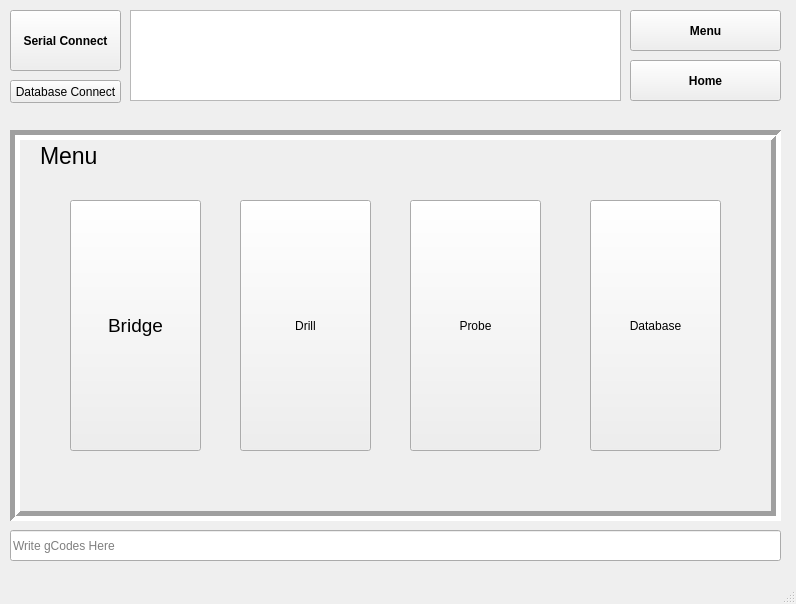
<?xml version="1.0" encoding="UTF-8"?>
<ui version="4.0">
 <class>MainWindow</class>
 <widget class="QMainWindow" name="MainWindow">
  <property name="geometry">
   <rect>
    <x>0</x>
    <y>0</y>
    <width>796</width>
    <height>604</height>
   </rect>
  </property>
  <property name="windowTitle">
   <string>Gandalf</string>
  </property>
  <property name="styleSheet">
   <string notr="true"/>
  </property>
  <widget class="QWidget" name="centralwidget">
   <property name="autoFillBackground">
    <bool>false</bool>
   </property>
   <widget class="QPushButton" name="pushButton">
    <property name="geometry">
     <rect>
      <x>10</x>
      <y>10</y>
      <width>111</width>
      <height>61</height>
     </rect>
    </property>
    <property name="font">
     <font>
      <weight>75</weight>
      <bold>true</bold>
     </font>
    </property>
    <property name="text">
     <string>Serial Connect</string>
    </property>
   </widget>
   <widget class="QTextBrowser" name="textBrowser">
    <property name="geometry">
     <rect>
      <x>130</x>
      <y>10</y>
      <width>491</width>
      <height>91</height>
     </rect>
    </property>
    <property name="font">
     <font>
      <pointsize>8</pointsize>
     </font>
    </property>
   </widget>
   <widget class="QPushButton" name="MenuButton">
    <property name="geometry">
     <rect>
      <x>630</x>
      <y>10</y>
      <width>151</width>
      <height>41</height>
     </rect>
    </property>
    <property name="font">
     <font>
      <weight>75</weight>
      <bold>true</bold>
     </font>
    </property>
    <property name="text">
     <string>Menu</string>
    </property>
   </widget>
   <widget class="QStackedWidget" name="stackedWidget">
    <property name="geometry">
     <rect>
      <x>10</x>
      <y>130</y>
      <width>771</width>
      <height>391</height>
     </rect>
    </property>
    <property name="styleSheet">
     <string notr="true"/>
    </property>
    <property name="frameShape">
     <enum>QFrame::Box</enum>
    </property>
    <property name="frameShadow">
     <enum>QFrame::Sunken</enum>
    </property>
    <property name="lineWidth">
     <number>5</number>
    </property>
    <property name="currentIndex">
     <number>0</number>
    </property>
    <widget class="QWidget" name="HomePage">
     <widget class="QPushButton" name="BridgeButton">
      <property name="geometry">
       <rect>
        <x>50</x>
        <y>60</y>
        <width>131</width>
        <height>251</height>
       </rect>
      </property>
      <property name="font">
       <font>
        <family>MS Shell Dlg 2</family>
        <pointsize>14</pointsize>
        <weight>50</weight>
        <italic>false</italic>
        <bold>false</bold>
       </font>
      </property>
      <property name="styleSheet">
       <string notr="true">font: 14pt &quot;MS Shell Dlg 2&quot;;</string>
      </property>
      <property name="text">
       <string>Bridge</string>
      </property>
     </widget>
     <widget class="QPushButton" name="DrillButton">
      <property name="geometry">
       <rect>
        <x>220</x>
        <y>60</y>
        <width>131</width>
        <height>251</height>
       </rect>
      </property>
      <property name="styleSheet">
       <string notr="true">font: 14pt &quot;MS Shell Dlg 2&quot;;</string>
      </property>
      <property name="text">
       <string>Drill</string>
      </property>
     </widget>
     <widget class="QPushButton" name="ProbeButton">
      <property name="geometry">
       <rect>
        <x>390</x>
        <y>60</y>
        <width>131</width>
        <height>251</height>
       </rect>
      </property>
      <property name="styleSheet">
       <string notr="true">font: 14pt &quot;MS Shell Dlg 2&quot;;</string>
      </property>
      <property name="text">
       <string>Probe</string>
      </property>
     </widget>
     <widget class="QPushButton" name="DatabaseButton">
      <property name="geometry">
       <rect>
        <x>570</x>
        <y>60</y>
        <width>131</width>
        <height>251</height>
       </rect>
      </property>
      <property name="styleSheet">
       <string notr="true">font: 14pt &quot;MS Shell Dlg 2&quot;;</string>
      </property>
      <property name="text">
       <string>Database</string>
      </property>
     </widget>
     <widget class="QLabel" name="label_5">
      <property name="geometry">
       <rect>
        <x>20</x>
        <y>0</y>
        <width>101</width>
        <height>31</height>
       </rect>
      </property>
      <property name="font">
       <font>
        <family>MS Shell Dlg 2</family>
        <pointsize>17</pointsize>
        <weight>50</weight>
        <italic>false</italic>
        <bold>false</bold>
        <underline>false</underline>
       </font>
      </property>
      <property name="styleSheet">
       <string notr="true"/>
      </property>
      <property name="text">
       <string>Menu</string>
      </property>
     </widget>
    </widget>
    <widget class="QWidget" name="Bridgepage">
     <widget class="QPushButton" name="HomeXButton">
      <property name="geometry">
       <rect>
        <x>30</x>
        <y>70</y>
        <width>131</width>
        <height>111</height>
       </rect>
      </property>
      <property name="text">
       <string>HomeX</string>
      </property>
     </widget>
     <widget class="QPushButton" name="SpeedXButton">
      <property name="geometry">
       <rect>
        <x>30</x>
        <y>200</y>
        <width>131</width>
        <height>111</height>
       </rect>
      </property>
      <property name="text">
       <string>SpeedTesX</string>
      </property>
     </widget>
     <widget class="QPushButton" name="SpinEButton">
      <property name="geometry">
       <rect>
        <x>190</x>
        <y>230</y>
        <width>191</width>
        <height>81</height>
       </rect>
      </property>
      <property name="text">
       <string>SpinE</string>
      </property>
     </widget>
     <widget class="QPushButton" name="HomeZUButton">
      <property name="geometry">
       <rect>
        <x>410</x>
        <y>70</y>
        <width>131</width>
        <height>111</height>
       </rect>
      </property>
      <property name="text">
       <string>HomeZup</string>
      </property>
     </widget>
     <widget class="QPushButton" name="HomeZDButton">
      <property name="geometry">
       <rect>
        <x>410</x>
        <y>200</y>
        <width>131</width>
        <height>111</height>
       </rect>
      </property>
      <property name="text">
       <string>HomeZdown</string>
      </property>
     </widget>
     <widget class="QLabel" name="label">
      <property name="geometry">
       <rect>
        <x>20</x>
        <y>0</y>
        <width>101</width>
        <height>31</height>
       </rect>
      </property>
      <property name="font">
       <font>
        <pointsize>17</pointsize>
       </font>
      </property>
      <property name="text">
       <string>Bridge</string>
      </property>
     </widget>
     <widget class="QPushButton" name="ProbePinsButton">
      <property name="geometry">
       <rect>
        <x>190</x>
        <y>140</y>
        <width>191</width>
        <height>81</height>
       </rect>
      </property>
      <property name="text">
       <string>Probe Pins</string>
      </property>
     </widget>
     <widget class="QProgressBar" name="progressBar">
      <property name="geometry">
       <rect>
        <x>190</x>
        <y>113</y>
        <width>191</width>
        <height>20</height>
       </rect>
      </property>
      <property name="autoFillBackground">
       <bool>false</bool>
      </property>
      <property name="value">
       <number>-1</number>
      </property>
      <property name="alignment">
       <set>Qt::AlignCenter</set>
      </property>
      <property name="format">
       <string>%vs</string>
      </property>
     </widget>
     <widget class="QDialogButtonBox" name="buttonBox">
      <property name="geometry">
       <rect>
        <x>-260</x>
        <y>170</y>
        <width>156</width>
        <height>23</height>
       </rect>
      </property>
      <property name="standardButtons">
       <set>QDialogButtonBox::Cancel|QDialogButtonBox::Ok</set>
      </property>
     </widget>
     <widget class="QTextBrowser" name="probeBrowser">
      <property name="geometry">
       <rect>
        <x>190</x>
        <y>70</y>
        <width>191</width>
        <height>31</height>
       </rect>
      </property>
     </widget>
     <widget class="QLineEdit" name="BridgeSN">
      <property name="geometry">
       <rect>
        <x>560</x>
        <y>70</y>
        <width>161</width>
        <height>31</height>
       </rect>
      </property>
      <property name="font">
       <font>
        <pointsize>10</pointsize>
       </font>
      </property>
      <property name="placeholderText">
       <string>Enter Serial Number</string>
      </property>
     </widget>
     <widget class="QPushButton" name="BPassButton">
      <property name="geometry">
       <rect>
        <x>650</x>
        <y>240</y>
        <width>81</width>
        <height>41</height>
       </rect>
      </property>
      <property name="text">
       <string>PASS</string>
      </property>
     </widget>
     <widget class="QPushButton" name="BSaveButton">
      <property name="geometry">
       <rect>
        <x>560</x>
        <y>240</y>
        <width>81</width>
        <height>41</height>
       </rect>
      </property>
      <property name="text">
       <string>Save</string>
      </property>
     </widget>
     <widget class="QLabel" name="label_4">
      <property name="geometry">
       <rect>
        <x>560</x>
        <y>100</y>
        <width>41</width>
        <height>31</height>
       </rect>
      </property>
      <property name="font">
       <font>
        <pointsize>10</pointsize>
        <weight>75</weight>
        <bold>true</bold>
       </font>
      </property>
      <property name="text">
       <string>Errors:</string>
      </property>
     </widget>
     <widget class="QLineEdit" name="Bridgeother">
      <property name="geometry">
       <rect>
        <x>560</x>
        <y>210</y>
        <width>161</width>
        <height>21</height>
       </rect>
      </property>
      <property name="placeholderText">
       <string>Specify Error</string>
      </property>
     </widget>
     <widget class="QCheckBox" name="xlim_checkBox">
      <property name="enabled">
       <bool>true</bool>
      </property>
      <property name="geometry">
       <rect>
        <x>560</x>
        <y>140</y>
        <width>81</width>
        <height>18</height>
       </rect>
      </property>
      <property name="text">
       <string>X-Lim Switch</string>
      </property>
      <property name="checkable">
       <bool>false</bool>
      </property>
      <property name="checked">
       <bool>false</bool>
      </property>
      <property name="tristate">
       <bool>true</bool>
      </property>
     </widget>
     <widget class="QCheckBox" name="probepins_checkBox">
      <property name="geometry">
       <rect>
        <x>560</x>
        <y>170</y>
        <width>70</width>
        <height>18</height>
       </rect>
      </property>
      <property name="text">
       <string>Probe Pins</string>
      </property>
      <property name="checkable">
       <bool>false</bool>
      </property>
      <property name="tristate">
       <bool>true</bool>
      </property>
     </widget>
     <widget class="QCheckBox" name="zaxis_checkBox">
      <property name="geometry">
       <rect>
        <x>660</x>
        <y>140</y>
        <width>70</width>
        <height>18</height>
       </rect>
      </property>
      <property name="text">
       <string>Z-Axis</string>
      </property>
      <property name="checkable">
       <bool>false</bool>
      </property>
      <property name="tristate">
       <bool>true</bool>
      </property>
     </widget>
     <widget class="QCheckBox" name="spine_checkBox">
      <property name="geometry">
       <rect>
        <x>660</x>
        <y>170</y>
        <width>70</width>
        <height>18</height>
       </rect>
      </property>
      <property name="text">
       <string>Spin E</string>
      </property>
      <property name="checkable">
       <bool>false</bool>
      </property>
      <property name="tristate">
       <bool>true</bool>
      </property>
     </widget>
     <widget class="QPushButton" name="clearB_Button">
      <property name="geometry">
       <rect>
        <x>560</x>
        <y>290</y>
        <width>171</width>
        <height>21</height>
       </rect>
      </property>
      <property name="text">
       <string>Clear Fields</string>
      </property>
     </widget>
    </widget>
    <widget class="QWidget" name="page_3">
     <widget class="QLabel" name="label_2">
      <property name="geometry">
       <rect>
        <x>20</x>
        <y>0</y>
        <width>101</width>
        <height>31</height>
       </rect>
      </property>
      <property name="font">
       <font>
        <pointsize>17</pointsize>
       </font>
      </property>
      <property name="text">
       <string>Drill</string>
      </property>
     </widget>
     <widget class="QSlider" name="MotorSpeedSlider">
      <property name="geometry">
       <rect>
        <x>40</x>
        <y>290</y>
        <width>261</width>
        <height>20</height>
       </rect>
      </property>
      <property name="singleStep">
       <number>10</number>
      </property>
      <property name="sliderPosition">
       <number>0</number>
      </property>
      <property name="orientation">
       <enum>Qt::Horizontal</enum>
      </property>
      <property name="invertedControls">
       <bool>false</bool>
      </property>
     </widget>
     <widget class="QPushButton" name="SpinMotorButton">
      <property name="geometry">
       <rect>
        <x>40</x>
        <y>180</y>
        <width>261</width>
        <height>91</height>
       </rect>
      </property>
      <property name="text">
       <string>SpinMotor</string>
      </property>
     </widget>
     <widget class="QPushButton" name="SetDrillButton">
      <property name="geometry">
       <rect>
        <x>40</x>
        <y>80</y>
        <width>261</width>
        <height>91</height>
       </rect>
      </property>
      <property name="text">
       <string>SetDrillPos</string>
      </property>
     </widget>
     <widget class="QPushButton" name="FullRunOutButton">
      <property name="geometry">
       <rect>
        <x>390</x>
        <y>40</y>
        <width>321</width>
        <height>91</height>
       </rect>
      </property>
      <property name="text">
       <string>Full RunOut</string>
      </property>
     </widget>
     <widget class="QLabel" name="label_6">
      <property name="geometry">
       <rect>
        <x>150</x>
        <y>320</y>
        <width>71</width>
        <height>16</height>
       </rect>
      </property>
      <property name="text">
       <string>Motor Speed</string>
      </property>
     </widget>
     <widget class="QPushButton" name="RunOutButton">
      <property name="geometry">
       <rect>
        <x>390</x>
        <y>140</y>
        <width>151</width>
        <height>51</height>
       </rect>
      </property>
      <property name="text">
       <string>Runout</string>
      </property>
     </widget>
     <widget class="QPushButton" name="NoiseButton">
      <property name="geometry">
       <rect>
        <x>560</x>
        <y>140</y>
        <width>151</width>
        <height>51</height>
       </rect>
      </property>
      <property name="text">
       <string>Noise</string>
      </property>
     </widget>
     <widget class="QPushButton" name="DSaveButton">
      <property name="geometry">
       <rect>
        <x>390</x>
        <y>270</y>
        <width>151</width>
        <height>41</height>
       </rect>
      </property>
      <property name="text">
       <string>Save</string>
      </property>
     </widget>
     <widget class="QCheckBox" name="noise_checkBox">
      <property name="geometry">
       <rect>
        <x>410</x>
        <y>240</y>
        <width>70</width>
        <height>21</height>
       </rect>
      </property>
      <property name="text">
       <string>Noise</string>
      </property>
      <property name="checkable">
       <bool>false</bool>
      </property>
      <property name="tristate">
       <bool>true</bool>
      </property>
     </widget>
     <widget class="QLineEdit" name="Drillother">
      <property name="geometry">
       <rect>
        <x>560</x>
        <y>240</y>
        <width>141</width>
        <height>21</height>
       </rect>
      </property>
      <property name="placeholderText">
       <string>Specify error</string>
      </property>
     </widget>
     <widget class="QLabel" name="label_7">
      <property name="geometry">
       <rect>
        <x>530</x>
        <y>200</y>
        <width>61</width>
        <height>21</height>
       </rect>
      </property>
      <property name="font">
       <font>
        <pointsize>10</pointsize>
        <weight>75</weight>
        <bold>true</bold>
       </font>
      </property>
      <property name="text">
       <string>Error:</string>
      </property>
     </widget>
     <widget class="QPushButton" name="DPassButton">
      <property name="geometry">
       <rect>
        <x>560</x>
        <y>270</y>
        <width>151</width>
        <height>41</height>
       </rect>
      </property>
      <property name="text">
       <string>Pass</string>
      </property>
     </widget>
     <widget class="QPushButton" name="clearD_Button">
      <property name="geometry">
       <rect>
        <x>440</x>
        <y>320</y>
        <width>231</width>
        <height>31</height>
       </rect>
      </property>
      <property name="text">
       <string>Clear Fields</string>
      </property>
     </widget>
     <widget class="QCheckBox" name="badrunout_checkBox">
      <property name="geometry">
       <rect>
        <x>410</x>
        <y>220</y>
        <width>91</width>
        <height>21</height>
       </rect>
      </property>
      <property name="text">
       <string>Bad Runout</string>
      </property>
      <property name="checkable">
       <bool>false</bool>
      </property>
      <property name="tristate">
       <bool>true</bool>
      </property>
     </widget>
     <widget class="QLabel" name="label_8">
      <property name="geometry">
       <rect>
        <x>560</x>
        <y>220</y>
        <width>47</width>
        <height>14</height>
       </rect>
      </property>
      <property name="text">
       <string>Other:</string>
      </property>
     </widget>
    </widget>
    <widget class="QWidget" name="page_4">
     <widget class="QLabel" name="label_3">
      <property name="geometry">
       <rect>
        <x>20</x>
        <y>0</y>
        <width>101</width>
        <height>31</height>
       </rect>
      </property>
      <property name="font">
       <font>
        <pointsize>17</pointsize>
       </font>
      </property>
      <property name="text">
       <string>Probe</string>
      </property>
     </widget>
     <widget class="QTextBrowser" name="Probe_textBrowser">
      <property name="geometry">
       <rect>
        <x>580</x>
        <y>130</y>
        <width>131</width>
        <height>31</height>
       </rect>
      </property>
     </widget>
     <widget class="QLabel" name="probedisplacement_label">
      <property name="geometry">
       <rect>
        <x>420</x>
        <y>120</y>
        <width>131</width>
        <height>31</height>
       </rect>
      </property>
      <property name="font">
       <font>
        <pointsize>10</pointsize>
        <weight>75</weight>
        <bold>true</bold>
        <underline>false</underline>
        <kerning>true</kerning>
       </font>
      </property>
      <property name="text">
       <string>Probe Displacement:</string>
      </property>
     </widget>
     <widget class="QPushButton" name="TestProbe_Button">
      <property name="geometry">
       <rect>
        <x>30</x>
        <y>120</y>
        <width>371</width>
        <height>191</height>
       </rect>
      </property>
      <property name="text">
       <string>Test Probe</string>
      </property>
     </widget>
     <widget class="QPushButton" name="ProbeSave_Button">
      <property name="geometry">
       <rect>
        <x>420</x>
        <y>240</y>
        <width>291</width>
        <height>71</height>
       </rect>
      </property>
      <property name="text">
       <string>Save</string>
      </property>
     </widget>
     <widget class="QLineEdit" name="Probeother">
      <property name="geometry">
       <rect>
        <x>420</x>
        <y>200</y>
        <width>291</width>
        <height>31</height>
       </rect>
      </property>
      <property name="placeholderText">
       <string>Specify error</string>
      </property>
     </widget>
     <widget class="QLabel" name="label_9">
      <property name="geometry">
       <rect>
        <x>420</x>
        <y>160</y>
        <width>91</width>
        <height>31</height>
       </rect>
      </property>
      <property name="font">
       <font>
        <pointsize>10</pointsize>
        <weight>75</weight>
        <bold>true</bold>
       </font>
      </property>
      <property name="text">
       <string>Other Error:</string>
      </property>
     </widget>
     <widget class="QCheckBox" name="ProbeRecord_checkBox">
      <property name="geometry">
       <rect>
        <x>40</x>
        <y>80</y>
        <width>141</width>
        <height>31</height>
       </rect>
      </property>
      <property name="font">
       <font>
        <weight>75</weight>
        <bold>true</bold>
       </font>
      </property>
      <property name="text">
       <string>Record Measurments</string>
      </property>
     </widget>
    </widget>
    <widget class="QWidget" name="page_5">
     <widget class="QLabel" name="DBlabel">
      <property name="geometry">
       <rect>
        <x>20</x>
        <y>0</y>
        <width>101</width>
        <height>31</height>
       </rect>
      </property>
      <property name="font">
       <font>
        <pointsize>17</pointsize>
       </font>
      </property>
      <property name="text">
       <string>Database</string>
      </property>
     </widget>
     <widget class="QPushButton" name="ExtractButton">
      <property name="geometry">
       <rect>
        <x>630</x>
        <y>110</y>
        <width>111</width>
        <height>161</height>
       </rect>
      </property>
      <property name="text">
       <string>Extract Info</string>
      </property>
     </widget>
     <widget class="QPushButton" name="SaveButton">
      <property name="geometry">
       <rect>
        <x>630</x>
        <y>280</y>
        <width>111</width>
        <height>81</height>
       </rect>
      </property>
      <property name="text">
       <string>Save</string>
      </property>
     </widget>
     <widget class="QPushButton" name="SearchButton">
      <property name="geometry">
       <rect>
        <x>200</x>
        <y>70</y>
        <width>81</width>
        <height>31</height>
       </rect>
      </property>
      <property name="text">
       <string>Search Data</string>
      </property>
     </widget>
     <widget class="QTableView" name="tableView">
      <property name="geometry">
       <rect>
        <x>10</x>
        <y>110</y>
        <width>611</width>
        <height>211</height>
       </rect>
      </property>
     </widget>
     <widget class="QRadioButton" name="VoneRButton">
      <property name="geometry">
       <rect>
        <x>20</x>
        <y>40</y>
        <width>61</width>
        <height>18</height>
       </rect>
      </property>
      <property name="text">
       <string>V-one</string>
      </property>
     </widget>
     <widget class="QRadioButton" name="BridgeRButton">
      <property name="geometry">
       <rect>
        <x>80</x>
        <y>40</y>
        <width>61</width>
        <height>18</height>
       </rect>
      </property>
      <property name="text">
       <string>Bridge</string>
      </property>
     </widget>
     <widget class="QLineEdit" name="Searchline">
      <property name="geometry">
       <rect>
        <x>10</x>
        <y>70</y>
        <width>181</width>
        <height>31</height>
       </rect>
      </property>
      <property name="placeholderText">
       <string>Write Serial Number Here</string>
      </property>
     </widget>
     <widget class="QPushButton" name="ViewGraphButton">
      <property name="geometry">
       <rect>
        <x>290</x>
        <y>70</y>
        <width>81</width>
        <height>31</height>
       </rect>
      </property>
      <property name="text">
       <string>View Graph</string>
      </property>
     </widget>
     <widget class="QLineEdit" name="sqlline">
      <property name="geometry">
       <rect>
        <x>10</x>
        <y>330</y>
        <width>611</width>
        <height>31</height>
       </rect>
      </property>
      <property name="text">
       <string/>
      </property>
      <property name="placeholderText">
       <string>Write mysql Commands Here</string>
      </property>
     </widget>
    </widget>
   </widget>
   <widget class="QPushButton" name="HomeButton">
    <property name="geometry">
     <rect>
      <x>630</x>
      <y>60</y>
      <width>151</width>
      <height>41</height>
     </rect>
    </property>
    <property name="font">
     <font>
      <weight>75</weight>
      <bold>true</bold>
     </font>
    </property>
    <property name="text">
     <string>Home</string>
    </property>
   </widget>
   <widget class="QLineEdit" name="LineEdit">
    <property name="geometry">
     <rect>
      <x>10</x>
      <y>530</y>
      <width>771</width>
      <height>31</height>
     </rect>
    </property>
    <property name="autoFillBackground">
     <bool>false</bool>
    </property>
    <property name="text">
     <string/>
    </property>
    <property name="readOnly">
     <bool>false</bool>
    </property>
    <property name="placeholderText">
     <string>Write gCodes Here</string>
    </property>
   </widget>
   <widget class="QPushButton" name="dbButton">
    <property name="geometry">
     <rect>
      <x>10</x>
      <y>80</y>
      <width>111</width>
      <height>23</height>
     </rect>
    </property>
    <property name="text">
     <string>Database Connect</string>
    </property>
   </widget>
  </widget>
  <widget class="QMenuBar" name="menubar">
   <property name="geometry">
    <rect>
     <x>0</x>
     <y>0</y>
     <width>796</width>
     <height>22</height>
    </rect>
   </property>
  </widget>
  <widget class="QStatusBar" name="statusbar"/>
 </widget>
 <resources/>
 <connections/>
</ui>
